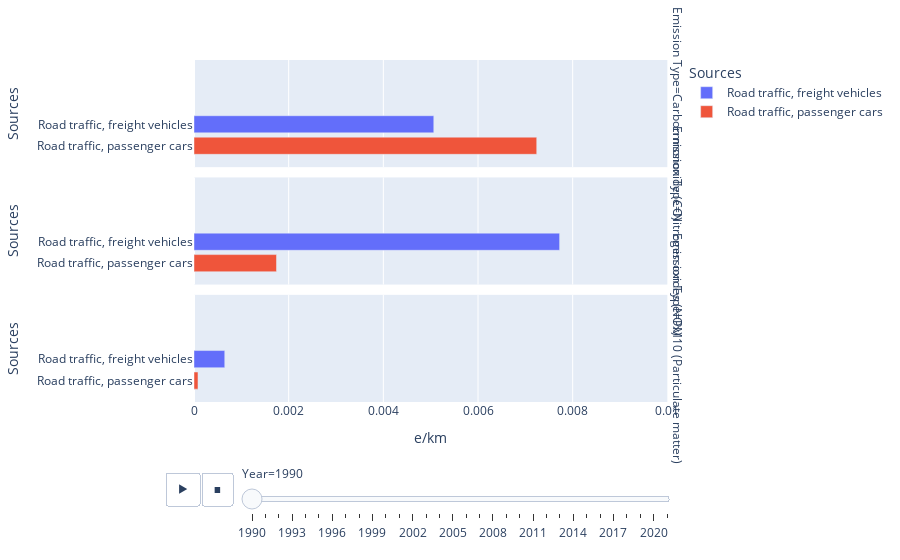

Source (notebook cell):
### Code cell
vehicle_data_small = getCategory(vehicle_data, "Emission Type", ["Carbon monoxide (CO)", "PM10 (Particulate matter)", "Nitrogen oxides (NOx)"], False)
px.bar(vehicle_data_small, x="e/km", y="Sources", color="Sources", facet_row="Emission Type", animation_frame="Year", range_x=[0, 0.01], height=600)

### Figure 1 — Plotly figure (JSON) as saved in the notebook; plotly's stock layout.template omitted (floating-point values rounded to 4 significant figures)
{"data": [{"alignmentgroup": "True", "hovertemplate": "Sources=%{y}<br>Year=1990<br>Emission Type=Carbon monoxide (CO)<br>e/km=%{x}<extra></extra>", "legendgroup": "Road traffic, freight vehicles", "marker": {"color": "#636efa", "pattern": {"shape": ""}}, "name": "Road traffic, freight vehicles", "offsetgroup": "Road traffic, freight vehicles", "orientation": "h", "showlegend": true, "textposition": "auto", "type": "bar", "x": [0.005066], "xaxis": "x3", "y": ["Road traffic, freight vehicles"], "yaxis": "y3"}, {"alignmentgroup": "True", "hovertemplate": "Sources=%{y}<br>Year=1990<br>Emission Type=Nitrogen oxides (NOx)<br>e/km=%{x}<extra></extra>", "legendgroup": "Road traffic, freight vehicles", "marker": {"color": "#636efa", "pattern": {"shape": ""}}, "name": "Road traffic, freight vehicles", "offsetgroup": "Road traffic, freight vehicles", "orientation": "h", "showlegend": false, "textposition": "auto", "type": "bar", "x": [0.007724], "xaxis": "x2", "y": ["Road traffic, freight vehicles"], "yaxis": "y2"}, {"alignmentgroup": "True", "hovertemplate": "Sources=%{y}<br>Year=1990<br>Emission Type=PM10 (Particulate matter)<br>e/km=%{x}<extra></extra>", "legendgroup": "Road traffic, freight vehicles", "marker": {"color": "#636efa", "pattern": {"shape": ""}}, "name": "Road traffic, freight vehicles", "offsetgroup": "Road traffic, freight vehicles", "orientation": "h", "showlegend": false, "textposition": "auto", "type": "bar", "x": [0.0006498], "xaxis": "x", "y": ["Road traffic, freight vehicles"], "yaxis": "y"}, {"alignmentgroup": "True", "hovertemplate": "Sources=%{y}<br>Year=1990<br>Emission Type=Carbon monoxide (CO)<br>e/km=%{x}<extra></extra>", "legendgroup": "Road traffic, passenger cars", "marker": {"color": "#EF553B", "pattern": {"shape": ""}}, "name": "Road traffic, passenger cars", "offsetgroup": "Road traffic, passenger cars", "orientation": "h", "showlegend": true, "textposition": "auto", "type": "bar", "x": [0.007241], "xaxis": "x3", "y": ["Road traffic, passenger cars"], "yaxis": "y3"}, {"alignmentgroup": "True", "hovertemplate": "Sources=%{y}<br>Year=1990<br>Emission Type=Nitrogen oxides (NOx)<br>e/km=%{x}<extra></extra>", "legendgroup": "Road traffic, passenger cars", "marker": {"color": "#EF553B", "pattern": {"shape": ""}}, "name": "Road traffic, passenger cars", "offsetgroup": "Road traffic, passenger cars", "orientation": "h", "showlegend": false, "textposition": "auto", "type": "bar", "x": [0.001743], "xaxis": "x2", "y": ["Road traffic, passenger cars"], "yaxis": "y2"}, {"alignmentgroup": "True", "hovertemplate": "Sources=%{y}<br>Year=1990<br>Emission Type=PM10 (Particulate matter)<br>e/km=%{x}<extra></extra>", "legendgroup": "Road traffic, passenger cars", "marker": {"color": "#EF553B", "pattern": {"shape": ""}}, "name": "Road traffic, passenger cars", "offsetgroup": "Road traffic, passenger cars", "orientation": "h", "showlegend": false, "textposition": "auto", "type": "bar", "x": [8.428e-05], "xaxis": "x", "y": ["Road traffic, passenger cars"], "yaxis": "y"}], "layout": {"annotations": [{"font": {}, "showarrow": false, "text": "Emission Type=PM10 (Particulate matter)", "textangle": 90, "x": 0.98, "xanchor": "left", "xref": "paper", "y": 0.1567, "yanchor": "middle", "yref": "paper"}, {"font": {}, "showarrow": false, "text": "Emission Type=Nitrogen oxides (NOx)", "textangle": 90, "x": 0.98, "xanchor": "left", "xref": "paper", "y": 0.5, "yanchor": "middle", "yref": "paper"}, {"font": {}, "showarrow": false, "text": "Emission Type=Carbon monoxide (CO)", "textangle": 90, "x": 0.98, "xanchor": "left", "xref": "paper", "y": 0.8433, "yanchor": "middle", "yref": "paper"}], "autosize": true, "barmode": "relative", "legend": {"title": {"text": "Sources"}, "tracegroupgap": 0}, "margin": {"t": 60}, "sliders": [{"active": 0, "currentvalue": {"prefix": "Year="}, "len": 0.9, "pad": {"b": 10, "t": 60}, "steps": [{"args": [["1990"], {"frame": {"duration": 0, "redraw": true}, "fromcurrent": true, "mode": "immediate", "transition": {"duration": 0, "easing": "linear"}}], "label": "1990", "method": "animate"}, {"args": [["1991"], {"frame": {"duration": 0, "redraw": true}, "fromcurrent": true, "mode": "immediate", "transition": {"duration": 0, "easing": "linear"}}], "label": "1991", "method": "animate"}, {"args": [["1992"], {"frame": {"duration": 0, "redraw": true}, "fromcurrent": true, "mode": "immediate", "transition": {"duration": 0, "easing": "linear"}}], "label": "1992", "method": "animate"}, {"args": [["1993"], {"frame": {"duration": 0, "redraw": true}, "fromcurrent": true, "mode": "immediate", "transition": {"duration": 0, "easing": "linear"}}], "label": "1993", "method": "animate"}, {"args": [["1994"], {"frame": {"duration": 0, "redraw": true}, "fromcurrent": true, "mode": "immediate", "transition": {"duration": 0, "easing": "linear"}}], "label": "1994", "method": "animate"}, {"args": [["1995"], {"frame": {"duration": 0, "redraw": true}, "fromcurrent": true, "mode": "immediate", "transition": {"duration": 0, "easing": "linear"}}], "label": "1995", "method": "animate"}, {"args": [["1996"], {"frame": {"duration": 0, "redraw": true}, "fromcurrent": true, "mode": "immediate", "transition": {"duration": 0, "easing": "linear"}}], "label": "1996", "method": "animate"}, {"args": [["1997"], {"frame": {"duration": 0, "redraw": true}, "fromcurrent": true, "mode": "immediate", "transition": {"duration": 0, "easing": "linear"}}], "label": "1997", "method": "animate"}, {"args": [["1998"], {"frame": {"duration": 0, "redraw": true}, "fromcurrent": true, "mode": "immediate", "transition": {"duration": 0, "easing": "linear"}}], "label": "1998", "method": "animate"}, {"args": [["1999"], {"frame": {"duration": 0, "redraw": true}, "fromcurrent": true, "mode": "immediate", "transition": {"duration": 0, "easing": "linear"}}], "label": "1999", "method": "animate"}, {"args": [["2000"], {"frame": {"duration": 0, "redraw": true}, "fromcurrent": true, "mode": "immediate", "transition": {"duration": 0, "easing": "linear"}}], "label": "2000", "method": "animate"}, {"args": [["2001"], {"frame": {"duration": 0, "redraw": true}, "fromcurrent": true, "mode": "immediate", "transition": {"duration": 0, "easing": "linear"}}], "label": "2001", "method": "animate"}, {"args": [["2002"], {"frame": {"duration": 0, "redraw": true}, "fromcurrent": true, "mode": "immediate", "transition": {"duration": 0, "easing": "linear"}}], "label": "2002", "method": "animate"}, {"args": [["2003"], {"frame": {"duration": 0, "redraw": true}, "fromcurrent": true, "mode": "immediate", "transition": {"duration": 0, "easing": "linear"}}], "label": "2003", "method": "animate"}, {"args": [["2004"], {"frame": {"duration": 0, "redraw": true}, "fromcurrent": true, "mode": "immediate", "transition": {"duration": 0, "easing": "linear"}}], "label": "2004", "method": "animate"}, {"args": [["2005"], {"frame": {"duration": 0, "redraw": true}, "fromcurrent": true, "mode": "immediate", "transition": {"duration": 0, "easing": "linear"}}], "label": "2005", "method": "animate"}, {"args": [["2006"], {"frame": {"duration": 0, "redraw": true}, "fromcurrent": true, "mode": "immediate", "transition": {"duration": 0, "easing": "linear"}}], "label": "2006", "method": "animate"}, {"args": [["2007"], {"frame": {"duration": 0, "redraw": true}, "fromcurrent": true, "mode": "immediate", "transition": {"duration": 0, "easing": "linear"}}], "label": "2007", "method": "animate"}, {"args": [["2008"], {"frame": {"duration": 0, "redraw": true}, "fromcurrent": true, "mode": "immediate", "transition": {"duration": 0, "easing": "linear"}}], "label": "2008", "method": "animate"}, {"args": [["2009"], {"frame": {"duration": 0, "redraw": true}, "fromcurrent": true, "mode": "immediate", "transition": {"duration": 0, "easing": "linear"}}], "label": "2009", "method": "animate"}, {"args": [["2010"], {"frame": {"duration": 0, "redraw": true}, "fromcurrent": true, "mode": "immediate", "transition": {"duration": 0, "easing": "linear"}}], "label": "2010", "method": "animate"}, {"args": [["2011"], {"frame": {"duration": 0, "redraw": true}, "fromcurrent": true, "mode": "immediate", "transition": {"duration": 0, "easing": "linear"}}], "label": "2011", "method": "animate"}, {"args": [["2012"], {"frame": {"duration": 0, "redraw": true}, "fromcurrent": true, "mode": "immediate", "transition": {"duration": 0, "easing": "linear"}}], "label": "2012", "method": "animate"}, {"args": [["2013"], {"frame": {"duration": 0, "redraw": true}, "fromcurrent": true, "mode": "immediate", "transition": {"duration": 0, "easing": "linear"}}], "label": "2013", "method": "animate"}, {"args": [["2014"], {"frame": {"duration": 0, "redraw": true}, "fromcurrent": true, "mode": "immediate", "transition": {"duration": 0, "easing": "linear"}}], "label": "2014", "method": "animate"}, {"args": [["2015"], {"frame": {"duration": 0, "redraw": true}, "fromcurrent": true, "mode": "immediate", "transition": {"duration": 0, "easing": "linear"}}], "label": "2015", "method": "animate"}, {"args": [["2016"], {"frame": {"duration": 0, "redraw": true}, "fromcurrent": true, "mode": "immediate", "transition": {"duration": 0, "easing": "linear"}}], "label": "2016", "method": "animate"}, {"args": [["2017"], {"frame": {"duration": 0, "redraw": true}, "fromcurrent": true, "mode": "immediate", "transition": {"duration": 0, "easing": "linear"}}], "label": "2017", "method": "animate"}, {"args": [["2018"], {"frame": {"duration": 0, "redraw": true}, "fromcurrent": true, "mode": "immediate", "transition": {"duration": 0, "easing": "linear"}}], "label": "2018", "method": "animate"}, {"args": [["2019"], {"frame": {"duration": 0, "redraw": true}, "fromcurrent": true, "mode": "immediate", "transition": {"duration": 0, "easing": "linear"}}], "label": "2019", "method": "animate"}, {"args": [["2020"], {"frame": {"duration": 0, "redraw": true}, "fromcurrent": true, "mode": "immediate", "transition": {"duration": 0, "easing": "linear"}}], "label": "2020", "method": "animate"}, {"args": [["2021"], {"frame": {"duration": 0, "redraw": true}, "fromcurrent": true, "mode": "immediate", "transition": {"duration": 0, "easing": "linear"}}], "label": "2021", "method": "animate"}], "x": 0.1, "xanchor": "left", "y": 0, "yanchor": "top"}], "updatemenus": [{"buttons": [{"args": [null, {"frame": {"duration": 500, "redraw": true}, "fromcurrent": true, "mode": "immediate", "transition": {"duration": 500, "easing": "linear"}}], "label": "&#9654;", "method": "animate"}, {"args": [[null], {"frame": {"duration": 0, "redraw": true}, "fromcurrent": true, "mode": "immediate", "transition": {"duration": 0, "easing": "linear"}}], "label": "&#9724;", "method": "animate"}], "direction": "left", "pad": {"r": 10, "t": 70}, "showactive": false, "type": "buttons", "x": 0.1, "xanchor": "right", "y": 0, "yanchor": "top"}], "xaxis": {"anchor": "y", "domain": [0, 0.98], "range": [0, 0.01], "title": {"text": "e/km"}, "type": "linear"}, "xaxis2": {"anchor": "y2", "domain": [0, 0.98], "matches": "x", "showticklabels": false, "type": "linear"}, "xaxis3": {"anchor": "y3", "domain": [0, 0.98], "matches": "x", "showticklabels": false, "type": "linear"}, "yaxis": {"anchor": "x", "categoryarray": ["Road traffic, passenger cars", "Road traffic, freight vehicles"], "categoryorder": "array", "domain": [0, 0.3133], "title": {"text": "Sources"}, "type": "category"}, "yaxis2": {"anchor": "x2", "categoryarray": ["Road traffic, passenger cars", "Road traffic, freight vehicles"], "categoryorder": "array", "domain": [0.3433, 0.6567], "matches": "y", "title": {"text": "Sources"}, "type": "category"}, "yaxis3": {"anchor": "x3", "categoryarray": ["Road traffic, passenger cars", "Road traffic, freight vehicles"], "categoryorder": "array", "domain": [0.6867, 1.0], "matches": "y", "title": {"text": "Sources"}, "type": "category"}}}
